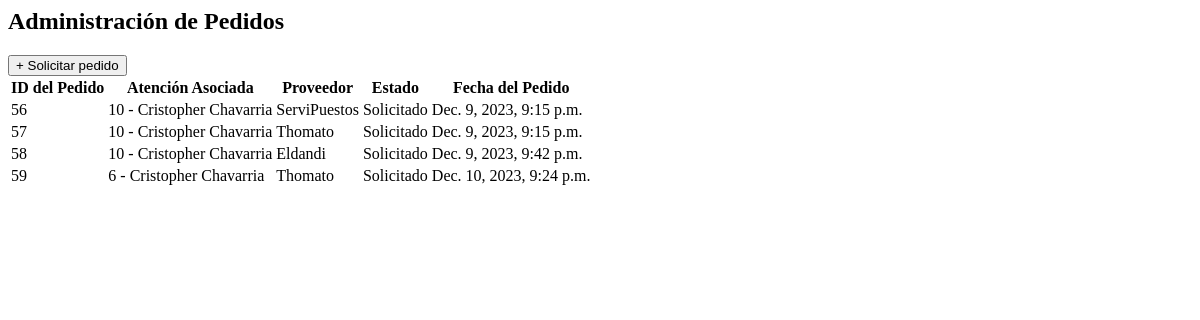
/adm_pedidos/, run on an earlier commit of the app's database.
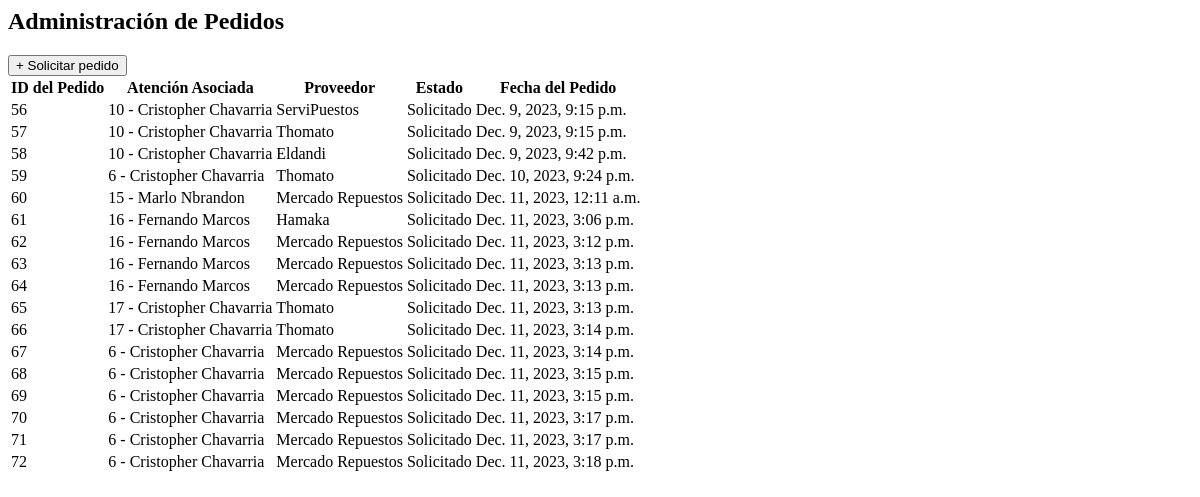
And on a later commit of the database.
### myapp/models.py (models this page shows, shortened)
class Pedido(models.Model):
    estados = (
        ('Solicitado', 'Solicitado'),
        ('Cancelado', 'Cancelado'),
        ('Entregado', 'Entregado'),
    )
    ped_id = models.AutoField(primary_key=True)
    ped_est = models.CharField(max_length=12, choices= estados, default='Solicitado')
    ped_fecha = models.DateTimeField(auto_now_add=True, null=False)
    atencion = models.ForeignKey(Atencion, on_delete=models.SET_NULL, null=True)
    proveedor = models.ForeignKey(Proveedor, on_delete=models.SET_NULL, null=True)

class Atencion(models.Model):
    estados = (
        ('Solicitada', 'Solicitada'),
        ('En Proceso','En Proceso'),
        ('Cancelada', 'Cancelada'),
        ('Realizada', 'Realizada'),
    )
    ate_id = models.AutoField(primary_key=True)
    ate_list = models.CharField(max_length=250, null=False, default=None)
    ate_date = models.DateTimeField(unique_for_date=True)
    ate_prec = models.IntegerField(null=False, default=None)
    ate_est = models.CharField(max_length=12, choices= estados, default='Solicitada')
    userProfile = models.ForeignKey(UserProfile, on_delete=models.CASCADE, default=None)
    class Meta:
        unique_together = ['ate_date']

class UserProfile(models.Model):
    user_id = models.AutoField(primary_key=True)
    user_name = models.CharField(max_length=15, null=False)
    user_lastname = models.CharField(max_length=20, null=False)
    user_password = models.CharField(max_length=20, null=False, default="admin")
    user_mail = models.EmailField(null=False)
    user_fono = models.IntegerField(null=False)
    rol = models.ForeignKey(Rol, on_delete=models.CASCADE)

class Proveedor(models.Model):
    pro_id= models.AutoField(primary_key=True)
    pro_nom= models.CharField(max_length=20, null=False)
    pro_mail= models.EmailField(null=False)

### myapp/views.py (the view)
# urls.py: path('adm_pedidos/', views.adm_pedidos, name='adm_pedidos'),
def adm_pedidos(request):
    pedidos = Pedido.objects.all()
    repuestos = Repuestos.objects.all()
    atenciones = Atencion.objects.all()
    users = UserProfile.objects.all()
    proveedores = Proveedor.objects.all()
    return render(request, 'admin/adm_pedidos.html', {'proveedores': proveedores, 'pedidos': pedidos,'repuestos': repuestos, 'atenciones': atenciones , 'users': users})

### myapp/context_processor.py (called while the page is built)
def totalCarrito(request):
    total = 0
    if "carrito" in request.session.keys():
        for key, value in request.session["carrito"].items():
            total += (value["acumulado"])
    return {"totalCarrito": total}

### myapp/templates/admin/adm_pedidos.html (shortened to what this page needs)
<h2>Administración de Pedidos</h2>
<button id="add-pedido-btn" class="add-pedido-button">
  + Solicitar pedido
</button>
<div class="col-md-12">
<table class="pedido-table">
  <thead>
    <tr>
      <th>ID del Pedido</th>
      <th>Atención Asociada</th>
      <th>Proveedor</th>
      <th>Estado</th>
      <th>Fecha del Pedido</th>
    </tr>
  </thead>
  <tbody>
    {% for pedido in pedidos %}
    <tr>
      <td>{{ pedido.ped_id }}</td>
      <td>
        {{ pedido.atencion.ate_id }} - {{pedido.atencion.userProfile.user_name}} {{pedido.atencion.userProfile.user_lastname }}
      </td>
      <td>{{ pedido.proveedor.pro_nom }}</td>
      <td>{{ pedido.ped_est }}</td>
      <td>{{ pedido.ped_fecha }}</td>
    </tr>
    {% endfor %}
  </tbody>
</table>
</div>

What changed in the data, as far as the page shows it:
added Pedido: ped_id "60", atencion.ate_id "15", atencion.userProfile.user_name "Marlo", atencion.userProfile.user_lastname "Nbrandon", proveedor.pro_nom "Mercado Repuestos", ped_est "Solicitado", ped_fecha "Dec. 11, 2023, 12:11 a.m."
added Pedido: ped_id "61", atencion.ate_id "16", atencion.userProfile.user_name "Fernando", atencion.userProfile.user_lastname "Marcos", proveedor.pro_nom "Hamaka", ped_est "Solicitado", ped_fecha "Dec. 11, 2023, 3:06 p.m."
added Pedido: ped_id "62", atencion.ate_id "16", atencion.userProfile.user_name "Fernando", atencion.userProfile.user_lastname "Marcos", proveedor.pro_nom "Mercado Repuestos", ped_est "Solicitado", ped_fecha "Dec. 11, 2023, 3:12 p.m."
added Pedido: ped_id "63", atencion.ate_id "16", atencion.userProfile.user_name "Fernando", atencion.userProfile.user_lastname "Marcos", proveedor.pro_nom "Mercado Repuestos", ped_est "Solicitado", ped_fecha "Dec. 11, 2023, 3:13 p.m."
added Pedido: ped_id "64", atencion.ate_id "16", atencion.userProfile.user_name "Fernando", atencion.userProfile.user_lastname "Marcos", proveedor.pro_nom "Mercado Repuestos", ped_est "Solicitado", ped_fecha "Dec. 11, 2023, 3:13 p.m."
added Pedido: ped_id "65", atencion.ate_id "17", atencion.userProfile.user_name "Cristopher", atencion.userProfile.user_lastname "Chavarria", proveedor.pro_nom "Thomato", ped_est "Solicitado", ped_fecha "Dec. 11, 2023, 3:13 p.m."
added Pedido: ped_id "66", atencion.ate_id "17", atencion.userProfile.user_name "Cristopher", atencion.userProfile.user_lastname "Chavarria", proveedor.pro_nom "Thomato", ped_est "Solicitado", ped_fecha "Dec. 11, 2023, 3:14 p.m."
added Pedido: ped_id "67", atencion.ate_id "6", atencion.userProfile.user_name "Cristopher", atencion.userProfile.user_lastname "Chavarria", proveedor.pro_nom "Mercado Repuestos", ped_est "Solicitado", ped_fecha "Dec. 11, 2023, 3:14 p.m."
added Pedido: ped_id "68", atencion.ate_id "6", atencion.userProfile.user_name "Cristopher", atencion.userProfile.user_lastname "Chavarria", proveedor.pro_nom "Mercado Repuestos", ped_est "Solicitado", ped_fecha "Dec. 11, 2023, 3:15 p.m."
added Pedido: ped_id "69", atencion.ate_id "6", atencion.userProfile.user_name "Cristopher", atencion.userProfile.user_lastname "Chavarria", proveedor.pro_nom "Mercado Repuestos", ped_est "Solicitado", ped_fecha "Dec. 11, 2023, 3:15 p.m."
added Pedido: ped_id "70", atencion.ate_id "6", atencion.userProfile.user_name "Cristopher", atencion.userProfile.user_lastname "Chavarria", proveedor.pro_nom "Mercado Repuestos", ped_est "Solicitado", ped_fecha "Dec. 11, 2023, 3:17 p.m."
added Pedido: ped_id "71", atencion.ate_id "6", atencion.userProfile.user_name "Cristopher", atencion.userProfile.user_lastname "Chavarria", proveedor.pro_nom "Mercado Repuestos", ped_est "Solicitado", ped_fecha "Dec. 11, 2023, 3:17 p.m."
added Pedido: ped_id "72", atencion.ate_id "6", atencion.userProfile.user_name "Cristopher", atencion.userProfile.user_lastname "Chavarria", proveedor.pro_nom "Mercado Repuestos", ped_est "Solicitado", ped_fecha "Dec. 11, 2023, 3:18 p.m."
